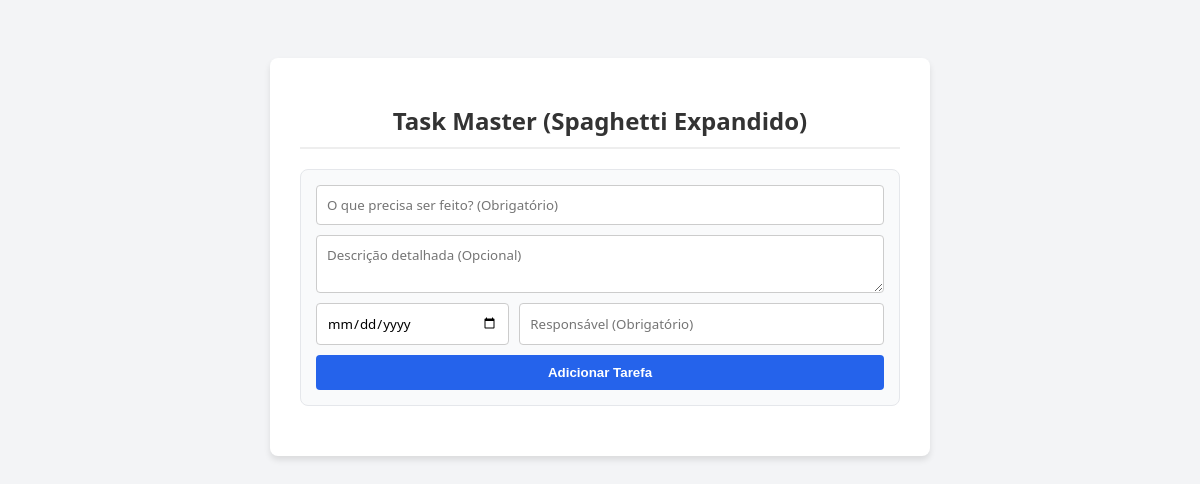
Before: / with the older database file.
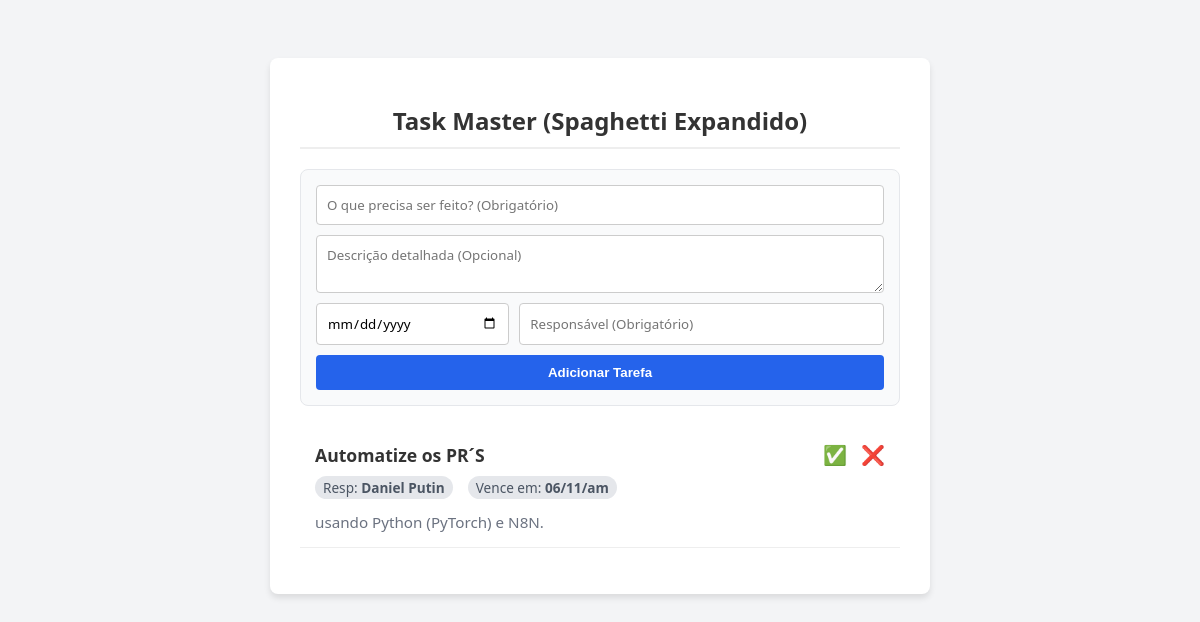
After: the same page with the newer database file.
### tables this page shows
CREATE TABLE tasks (
    id INTEGER PRIMARY KEY AUTOINCREMENT,
    title TEXT NOT NULL,
    description TEXT,
    due_date TEXT NOT NULL,
    assignee TEXT NOT NULL,
    done INTEGER DEFAULT 0
);

### index.php (the view, shortened to what this page needs)
<?php
$dbFile = __DIR__ . '/tasks.sqlite';
$pdo = new PDO('sqlite:' . $dbFile);
$pdo->setAttribute(PDO::ATTR_ERRMODE, PDO::ERRMODE_EXCEPTION);
$pdo->exec("CREATE TABLE IF NOT EXISTS tasks (
    id INTEGER PRIMARY KEY AUTOINCREMENT,
    title TEXT NOT NULL,
    description TEXT,
    due_date TEXT NOT NULL,
    assignee TEXT NOT NULL,
    done INTEGER DEFAULT 0
)");
$stmt = $pdo->query("SELECT * FROM tasks ORDER BY id DESC");
$tasks = $stmt->fetchAll(PDO::FETCH_ASSOC);
?>
<!DOCTYPE html>
<html lang="pt-BR">
<head>
</head>
<body>
<div class="container">
    <h1>Task Master (Spaghetti Expandido)</h1>
    <form method="POST" action="index.php" class="form-group">
        <input type="text" name="title" placeholder="O que precisa ser feito? (Obrigatório)" autocomplete="off" required>
        <textarea name="description" placeholder="Descrição detalhada (Opcional)" rows="2"></textarea>
        <div style="display: flex; gap: 10px;">
            <input type="date" name="due_date" style="flex: 1;" required title="Data de Vencimento">
            <input type="text" name="assignee" placeholder="Responsável (Obrigatório)" style="flex: 2;" autocomplete="off" required>
        </div>
        <button type="submit">Adicionar Tarefa</button>
    </form>
    <ul>
        <?php foreach ($tasks as $task): ?>
            <li class="<?php echo $task['done'] ? 'done' : ''; ?>">
                <div class="task-header">
                    <span class="task-title"><?php echo htmlspecialchars($task['title']); ?></span>
                    <div class="actions">
                        <?php if (!$task['done']): ?>
                            <a href="?action=complete&id=<?php echo $task['id']; ?>" title="Concluir">✅</a>
                        <?php endif; ?>
                        <a href="?action=delete&id=<?php echo $task['id']; ?>" onclick="return confirm('Tem certeza que deseja excluir esta tarefa?');" title="Excluir">❌</a>
                    </div>
                </div>
                <div class="task-meta">
                    <span> Resp: <strong><?php echo htmlspecialchars($task['assignee']); ?></strong></span>
                    <span> Vence em: <strong><?php echo date('d/m/a', strtotime($task['due_date'])); ?></strong></span>
                </div>
                <?php if (!empty($task['description'])): ?>
                    <div class="task-desc">
                        <?php echo nl2br(htmlspecialchars($task['description'])); ?>
                    </div>
                <?php endif; ?>
            </li>
        <?php endforeach; ?>
    </ul>
</div>
</body>
</html>

### index.php (style rules this page uses)
body { font-family: 'Segoe UI', Tahoma, Geneva, Verdana, sans-serif; background-color: #f3f4f6; color: #333; display: flex; justify-content: center; padding-top: 50px; }
.container { background: #fff; padding: 30px; border-radius: 8px; box-shadow: 0 4px 6px rgba(0,0,0,0.1); width: 100%; max-width: 600px; }
h1 { font-size: 1.5rem; text-align: center; border-bottom: 2px solid #eee; padding-bottom: 10px; }
.form-group { display: flex; flex-direction: column; gap: 10px; margin-top: 20px; margin-bottom: 20px; background: #f9fafb; padding: 15px; border-radius: 8px; border: 1px solid #e5e7eb; }
input[type="text"], input[type="date"], textarea { padding: 10px; border: 1px solid #ccc; border-radius: 4px; font-family: inherit; }
button { background: #2563eb; color: white; border: none; padding: 10px 15px; border-radius: 4px; cursor: pointer; font-weight: bold; }
ul { list-style: none; padding: 0; }
li { display: flex; flex-direction: column; padding: 15px; border-bottom: 1px solid #eee; gap: 8px; }
.task-header { display: flex; justify-content: space-between; align-items: center; }
.task-title { font-weight: bold; font-size: 1.1rem; }
.task-meta { font-size: 0.85rem; color: #4b5563; display: flex; gap: 15px; }
.task-meta span { background: #e5e7eb; padding: 2px 8px; border-radius: 12px; }
.task-desc { font-size: 0.95rem; color: #6b7280; margin-top: 5px; }
.actions a { text-decoration: none; margin-left: 10px; cursor: pointer; font-size: 1.2rem; }

Changed rows visible on the page:
added tasks: title "Automatize os PR´S", assignee "Daniel Putin", due_date "06/11/am", description "usando Python (PyTorch) e N8N."
